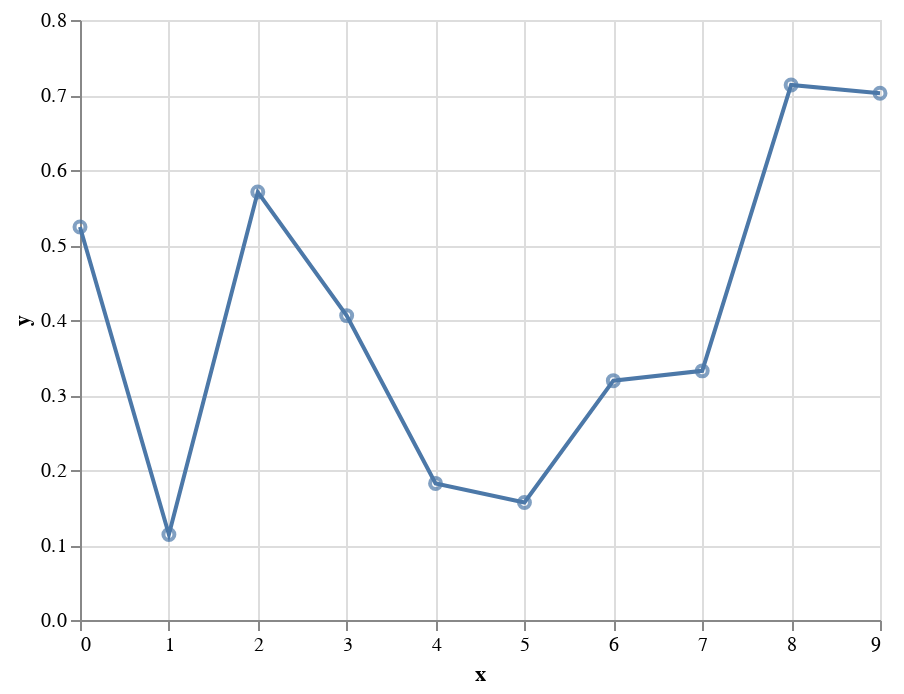

Source (notebook cell):
### Markdown cell above
One problem with this is that you end up specifying the encodings and data multiple times; you can instead build both layers from the same base chart:

### Code cell
base = alt.Chart(data).encode(
    x='x:Q',
    y='y:Q'
)

base.mark_line() + base.mark_point()

### Figure 1 — Vega-Lite specification as saved in the notebook (floating-point values rounded to 4 significant figures)
{"$schema": "https://vega.github.io/schema/vega-lite/v2.json", "config": {"view": {"height": 300, "width": 400}}, "layer": [{"data": {"values": [{"x": 0, "y": 0.524}, {"x": 1, "y": 0.1141}, {"x": 2, "y": 0.5706}, {"x": 3, "y": 0.4058}, {"x": 4, "y": 0.1821}, {"x": 5, "y": 0.1567}, {"x": 6, "y": 0.3191}, {"x": 7, "y": 0.3322}, {"x": 8, "y": 0.7134}, {"x": 9, "y": 0.7022}]}, "encoding": {"x": {"field": "x", "type": "quantitative"}, "y": {"field": "y", "type": "quantitative"}}, "mark": "line"}, {"data": {"values": [{"x": 0, "y": 0.524}, {"x": 1, "y": 0.1141}, {"x": 2, "y": 0.5706}, {"x": 3, "y": 0.4058}, {"x": 4, "y": 0.1821}, {"x": 5, "y": 0.1567}, {"x": 6, "y": 0.3191}, {"x": 7, "y": 0.3322}, {"x": 8, "y": 0.7134}, {"x": 9, "y": 0.7022}]}, "encoding": {"x": {"field": "x", "type": "quantitative"}, "y": {"field": "y", "type": "quantitative"}}, "mark": "point"}]}
